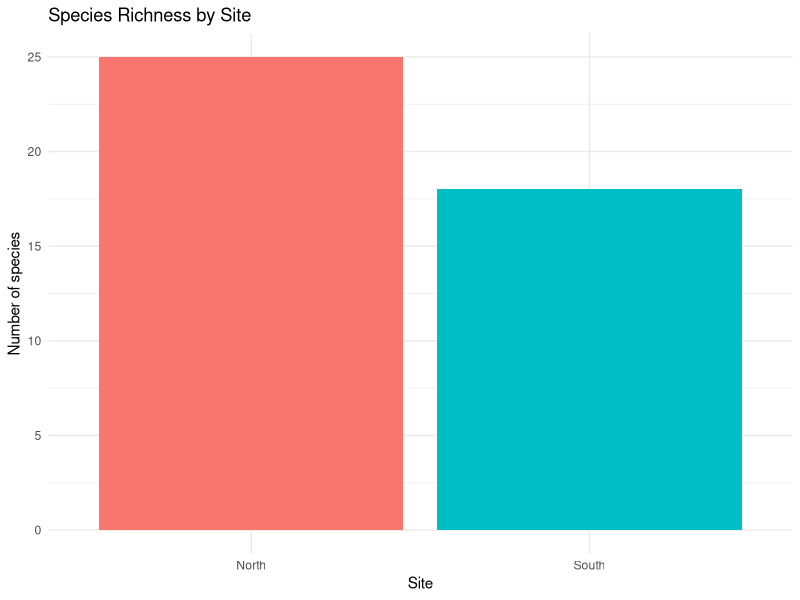

The R source for this figure:
install.packages("ggplot2")
library("ggplot2")
install.packages("tidyverse")
library("tidyverse")
North<-read.csv("NorthSlopePlants.csv")
South<-read.csv("SouthSlopePlants.csv")
#Separated the data for both sites to make it easier when analysing. 
#Species richness trying to calculate the number of unique species observed
#calculating North Species richness 
North_richness<- North %>%
  summarise(species_richness=n_distinct(scientificName))
North_richness
#North richness = 25 - 25 unique species. 
#Calculating South species richness 
South_richness<- South %>% 
  summarise(species_richness = n_distinct(scientificName))
South_richness

#combine them into a table to make plotting easier 
richness<- tibble(
  site= c("North", "South"),
  species_richness=c(
    n_distinct(North$scientificName),
    n_distinct(South$scientificName)
  )
)
richness
#I want to plot the species richness for each site 
#to do this I will use the package ggplot2 
ggplot(richness,aes(x=site,y=species_richness,fill=site))+
  geom_col() +
  theme_minimal()+
  labs(
    title = "Species Richness by Site",
    x="Site",
    y= "Number of species"
  ) + 
  theme(legend.position = "none")
  